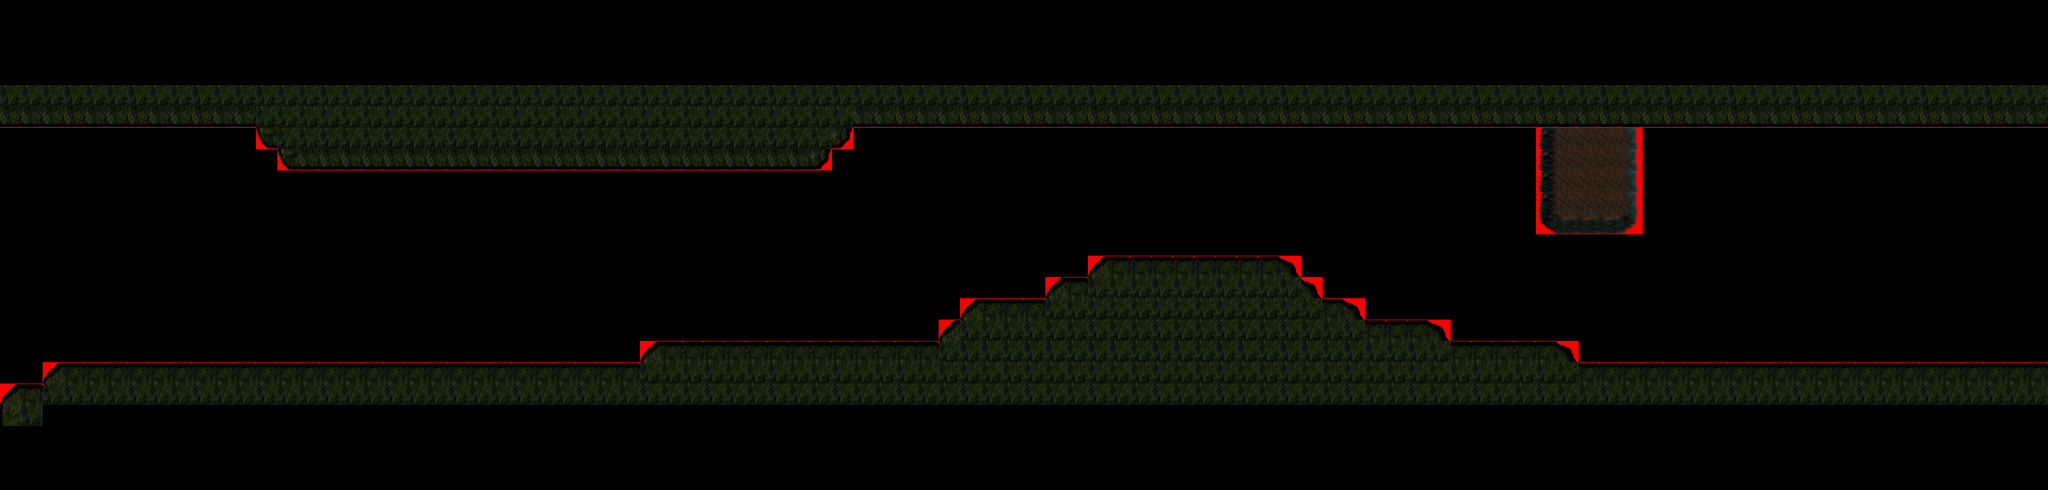

This is a level from a 2D game, rendered from its Tiled map with the project's own tilesets. A one-line summary and the map file follow, with tile-layer data summarised:
An orthogonal 96x23 tile map with 32x32 px tiles, 4 tile layers (collision, background, terrain, coral).

<map version="1.0" orientation="orthogonal" width="96" height="23" tilewidth="32" tileheight="32">
 <tileset firstgid="1" name="full_tileset" tilewidth="32" tileheight="32">
  <image source="full_tileset.png" trans="ff00ff" width="384" height="96" />
 </tileset>
 <layer name="collision" width="96" height="23">
  <properties>
   <property name="collision" value="" />
  </properties>
  <data>[2208 cells, 215 non-empty, 1 distinct tile ids]</data>
 </layer>
 <layer name="background" width="96" height="23">
  <data>[2208 cells, 768 non-empty, 9 distinct tile ids]</data>
 </layer>
 <layer name="terrain" width="96" height="23">
  <data>[2208 cells, 548 non-empty, 8 distinct tile ids]</data>
 </layer>
 <layer name="coral" width="96" height="23">
  <data>[2208 cells, 25 non-empty, 6 distinct tile ids]</data>
 </layer>
</map>
